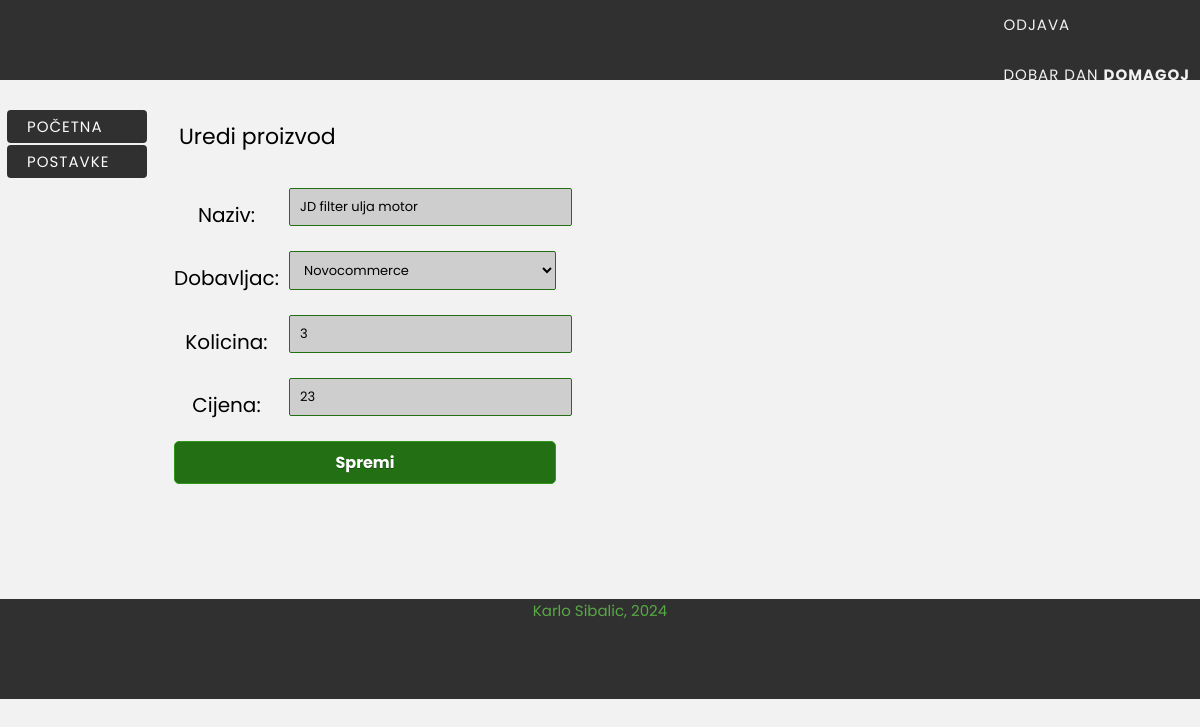
The page /editlist.php?name=product&id=100 (signed in) on the database as committed earlier.
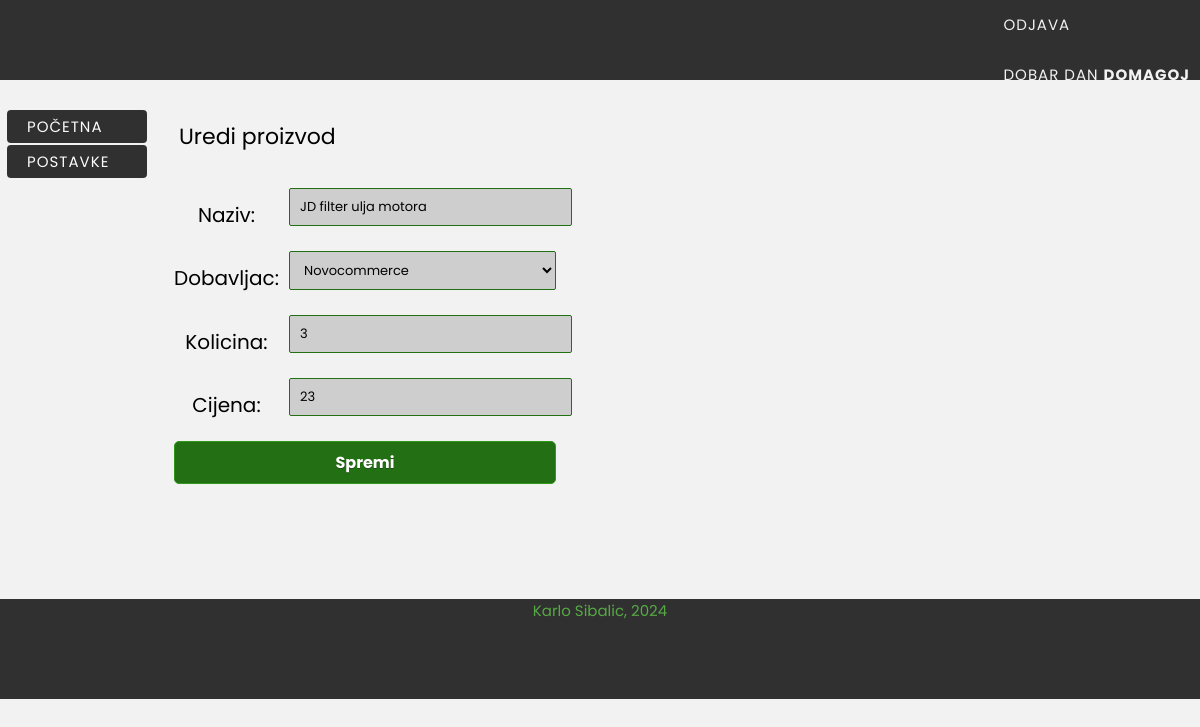
The same page on the database as committed later.
### tables this page shows
CREATE TABLE IF NOT EXISTS `product` (
`product_id` int(11) NOT NULL,
  `supplier_id` int(6) NOT NULL,
  `product_name` varchar(50) NOT NULL,
  `quantity` int(11) NOT NULL DEFAULT '0',
  `market_price` int(7) NOT NULL
);

### editlist.php (the view, shortened to what this page needs)
<?php
require_once("include/header.php");
$connect = mysqli_connect(DB_SERVER, DB_USER, DB_PASSWORD, DB_NAME);
?>
<div id="body">
    <?php include_once("include/left_content.php"); ?>
    <div class="rcontent">
        <?php
        if(!strcmp(strtolower($_GET['name']),"product") && isset($_GET['success'])){
            $result = mysqli_query($connect, "UPDATE product SET product_name='{$_POST['product_name']}', supplier_id={$_POST['supplier']}, quantity={$_POST['quantity']}, market_price={$_POST['mprice']} WHERE product_id='{$_POST['product_id']}'");
            if(!$result){
                echo "Promjena NIJE uspjela! ".mysqli_error($connect);
            } else {
                echo "<h1><span>Promjena je uspjela!</span></h1>";
            }
        } else {
            if(isset($_GET['name']) && isset($_GET['id'])){
                if(!strcmp(strtolower($_GET['name']),"product")){
                    echo "<h1><span>Uredi proizvod</span></h1>";
                    echo "<div id='data'>";
                    $plist = mysqli_query($connect, "SELECT * FROM product WHERE product_id='{$_GET['id']}'");
                    $plist = mysqli_fetch_array($plist);
                    echo "<form method='post' action='editlist.php?name=product&success=1'>
                            <table>
                                <tr><td style='padding:5px'>Naziv: </td><td><input name='product_name' type='text' value='{$plist['product_name']}' /></td></tr>
                                <input type='hidden' name='product_id' value='{$plist['product_id']}' />";
                    echo        "</select>
                                </td></tr>
                                <tr><td style='padding:5px'>Dobavljac: </td>
                                <td><select name='supplier'>";
                    $supplier_set = mysqli_query($connect, "SELECT sid, sdealer FROM supplier");
                    while($row = mysqli_fetch_array($supplier_set)){
                        if($row['sid'] == $plist['supplier_id']) {
                            echo "<option value='{$row['sid']}' selected='selected'>{$row['sdealer']}</option>";
                        } else {
                            echo "<option value='{$row['sid']}'>{$row['sdealer']}</option>";
                        }
                    }
                    echo        "</select></td></tr>
                                <tr><td style='padding:5px'>Kolicina: </td><td><input name='quantity' type='text' value='{$plist['quantity']}' /></td></tr>
                                <tr><td style='padding:5px'>Cijena: </td><td><input name='mprice' type='text' value='{$plist['market_price']}' /></td></tr>
                                <tr><td style='padding:5px' colspan='2'><input type='submit' value='Spremi' /></td></tr>
                            </table></form>";
                    echo "</div>";
                }
            }
        }
        ?>
    </div>
</div>
<?php
require_once("include/footer.php");
?>

Rows that differ between the two databases and show on the page:
changed product: product_name "JD filter ulja motor" → "JD filter ulja motora"
